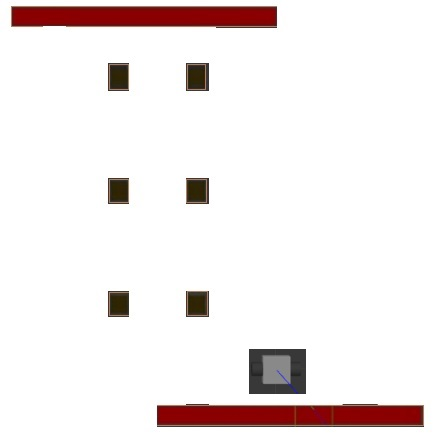
#> input picture Path Planning Project/world.jpg, 440 x 440 px
$ python -i rrt_image.py   (imports and definitions only)
#> lines starting #> are read from the running program, lines starting #| are printed output that depends on the picture; after the words box and inside, x2 and y2 are one past the last pixel; in counts of white or black regions, pixels touching at a corner belong together
#Python Source Code

#Library Imports
import pygame
from random import randint as ri
# [1 line not run here, left out]
import time
import cv2 as cv
import math


#GAME Parameters
# [1 line that did not run here, left out]
GAME_x = 20
GAME_y = 40
GAME_width = 440
GAME_height = 400
GAME_border = 3
WHITE=(255,255,255)
BLUE=(0,0,255)
BLACK=(0,0,0)
RED=(255,0,0)
GREEN=(0,255,0)
custom_color_1=(10,145,80)
# [1 line not run here, left out]
INT_MAX = 100000000000000
#Class Definitions
class Button:
    def __init__ (self, colour, x, y, width, height):
#> further down, picture is the input picture: shape (440, 440, 3); mean B, G, R 234.4, 234.9, 241.7
        self.colour = colour
        self.x = x
        self.y = y
        self.width = width
        self.height = height
    def create(self,screen):
        pygame.draw.rect(screen, self.colour, [self.x, self.y,self.width ,self.height])


#Function Definition : Point inside Game ?
# [102 lines left out: functions point_inside_game, random_point, point_inside_rec, p2p_dist, ClickText, DesText and 1 more, not called in this run]

def canny(img):
    gray = cv.cvtColor(img, cv.COLOR_BGR2GRAY)
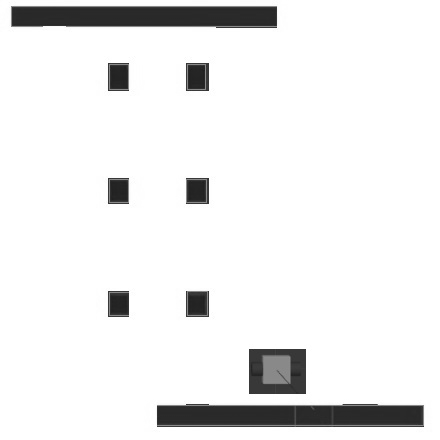
#> gray: shape (440, 440); min 31, max 255, mean 236.9
    blur = cv.GaussianBlur(gray, (13,13), cv.BORDER_DEFAULT)
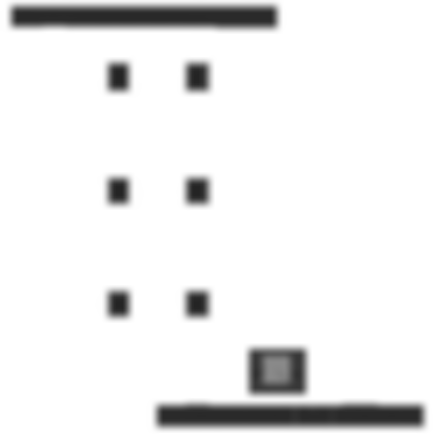
#> blur: shape (440, 440); min 36, max 255, mean 236.9
    canny = cv.Canny(blur, 125, 175)
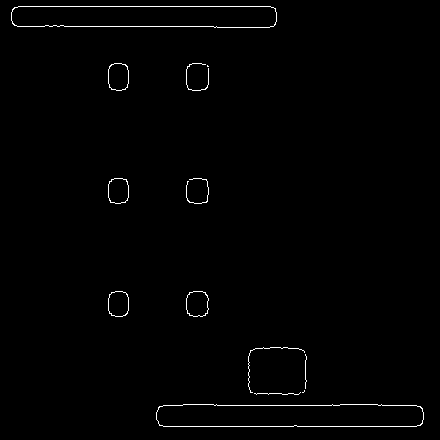
#> canny: shape (440, 440); 0.94% white in thin lines or dots, all inside (x1, y1, x2, y2) = (11, 6, 424, 427)
    return canny

# [48 lines left out: functions c, a, b, not called in this run]
running = True

#Button for Game
#pygame.draw.rect(screen,WHITE,(GAME_x,GAME_y,GAME_width,GAME_height),GAME_border)

# [1 line not run here, left out]
# [1 line that did not run here, left out]
# [1 line that did not run here, left out]

# Position to draw image
img_x = GAME_x
img_y = GAME_y

# # Draw image onto screen
# [1 line not run here, left out]
B1 = Button(WHITE, 25, 470, 100, 50)
# [1 line not run here, left out]
OBS=dict()

#Number of forward Steps towards random sampled point
Step = 10
#Start stores a single point [Starting point- RED Point]
Start=[]

#End stores a set of destination point [Destination point- Green Point]
#Multiple points allowed to make the point appear bigger, and fast discovery,
#due to huge number of pixels in this game
End=set()


#parent stores the graph
parent=dict()
level=1
# [51 lines not run here, left out]

running = True
# [1 line that did not run here, left out]
Trace=[]
Timer =  time.time()
# [21 lines not run here, left out]

running = True
#This loop gets the route back to Start point
path=[]


# [19 lines not run here, left out]

# [79 lines of commented-out code are left out]

>>> import cv2
>>> picture = cv2.imread('../Path Planning Project/world.jpg')
>>> result = canny(picture)
